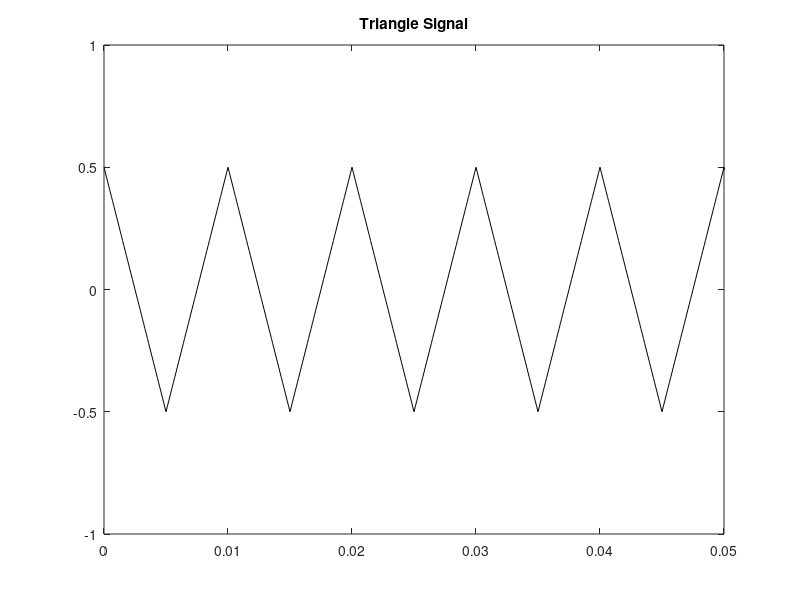

MATLAB code to generate this figure: (Note: this script raises an error after producing the figure.)
%% Sampling and Aliasing: Lab S-8: 2.2 Spectrogram of a Periodic Signal

%% 2.2.1a)
% fSamp = sampling frequency
% dt = 1/fSamp
% tStop = stop time
% T = period
% Amp = amplitude
% tt = 0:dt:tStop
% qq = rem(tt, T)
% xx = Amp*(4/T)*(abs(qq-(0.5*T))-0.25*T)

%% 2.2.1b)
% Here we execute the above code with a period of 10ms, a sampling rate of
% 10,000Hz, and a total duration of 3s. We then plot 5 periods.

fSamp = 10000;
dt = 1/fSamp;
tStop = 3;
T = 0.010;
Amp = 0.5;
tt = 0:dt:tStop;
qq = rem(tt, T);
xx = Amp*(4/T)*(abs(qq-(0.5*T))-0.25*T);

figure
plot(tt, xx, 'k-')
axis([0, 5*T, -1, 1])
title('Triangle Signal')

%% 2.2.1c)
% Here we make the spectrogram of the triangle wave using plotspec(). We
% choose the L_sect to 5 times the period.

tSect = 5*T;
lSect = tSect/dt;
%soundsc(xx, fSamp); % plays the sound
figure
plotspec(xx + 1j*1e-12, fSamp, lSect)
colorbar
grid on
title('Triangle Spectrogram')

%% 2.2.1d)
% Spectrum bands are visable at the fundamental frequency, 100Hz, then at
% 300Hz, then 500Hz, then every 200Hz there are new and ever fainter
% spectrum bands. They are not visible after 1,000Hz.

%% 2.2.1e)
% As stated above, the fundamental frequency is 100Hz, the first and
% darkest spectrum band.

%% 2.2.1f)
% The amplitude at 100Hz is 50.78. The amplitude at 300Hz is 5.66. The
% ratio between these two is 0.111.

%% 2.2.2a)
% Decibels works by taking the input number, taking the log-base-10 of it
% and multiplying it by 20. 20*log10(2) = 6.0206. Similarily, because of
% how the log function works, 20*log10(0.5) = -6.0206. Therefore, a
% difference of 6dB is about a ratio of a factor of 2.

%% 2.2.2b)
% The change between each coefficient is that k increases by 2, therefore
% the ratio between two non-zero coefficients is
% (-2/(pi^2*k^2))/(-2/(pi^2*(k+2)^2)) which simplifies to ((k+2)^2)/k^2.
% When taking the log of this value when converting to dB, it can be
% further simplified to 2*dB((k+2)/k), which shows that the difference is
% dependant only on k.

%% 2.2.2c)
% We can reaplce k and k+2 with any valid values to find the difference 
% between any two coefficients. The difference between a_15 and a_1 is 
% 40*log10(15/1) = 47.04.

%% 2.2.3a)
% Here we again create the spectrogram of the triangle wave, but this time
% using plotspecDB(), which uses a logrithmic scale.

tSect = 5*T;
lSect = tSect/dt;
%soundsc(xx, fSamp); % plays the sound
figure
plotspecDB(xx + 1j*1e-12, fSamp, lSect, 80)
colorbar
grid on
title('10ms Triangle dB Spectrogram')

%%%
% All of the spectrum lines are now clearly visable. The pattern from the
% first time, 100Hz then every 200Hz after that, is still present, but now
% it extends well past 1,000Hz and is now visible all the way to the 
% Nyquist frequency.

%% 2.2.3b)
% Now we double the period and graph the spectrogram again.

T = 0.020;
qq = rem(tt, T);
xx = Amp*(4/T)*(abs(qq-(0.5*T))-0.25*T);
tSect = 3*T;
lSect = tSect/dt;
%soundsc(xx, fSamp); % plays the sound
figure
plotspecDB(xx + 1j*1e-12, fSamp, lSect, 80)
colorbar
grid on
title('20ms Triangle dB Spectrogram')
%%%
% WThe fundamental frequency is now 50Hz. The highest spectrum band is at 
% 4,950Hz, which is the 50th harmonic line.

%% 2.2.3c)
% The first harmonic line has a decibel amplitude of 0, the next line has a
% decibel amplitude of -19.08dB. This is the exact same difference found
% before (i.e. 2*20*log10(3)).

%% 2.2.3d)
% Now we change the period to only 4ms and plot the spectrogram again.

T = 0.004;
qq = rem(tt, T);
xx = Amp*(4/T)*(abs(qq-(0.5*T))-0.25*T);
tSect = 3*T;
lSect = tSect/dt;
%soundsc(xx, fSamp); % plays the sound
figure
plotspecDB(xx + 1j*1e-12, fSamp, lSect, 80)
colorbar
grid on
title('4ms Triangle dB Spectrogram')
